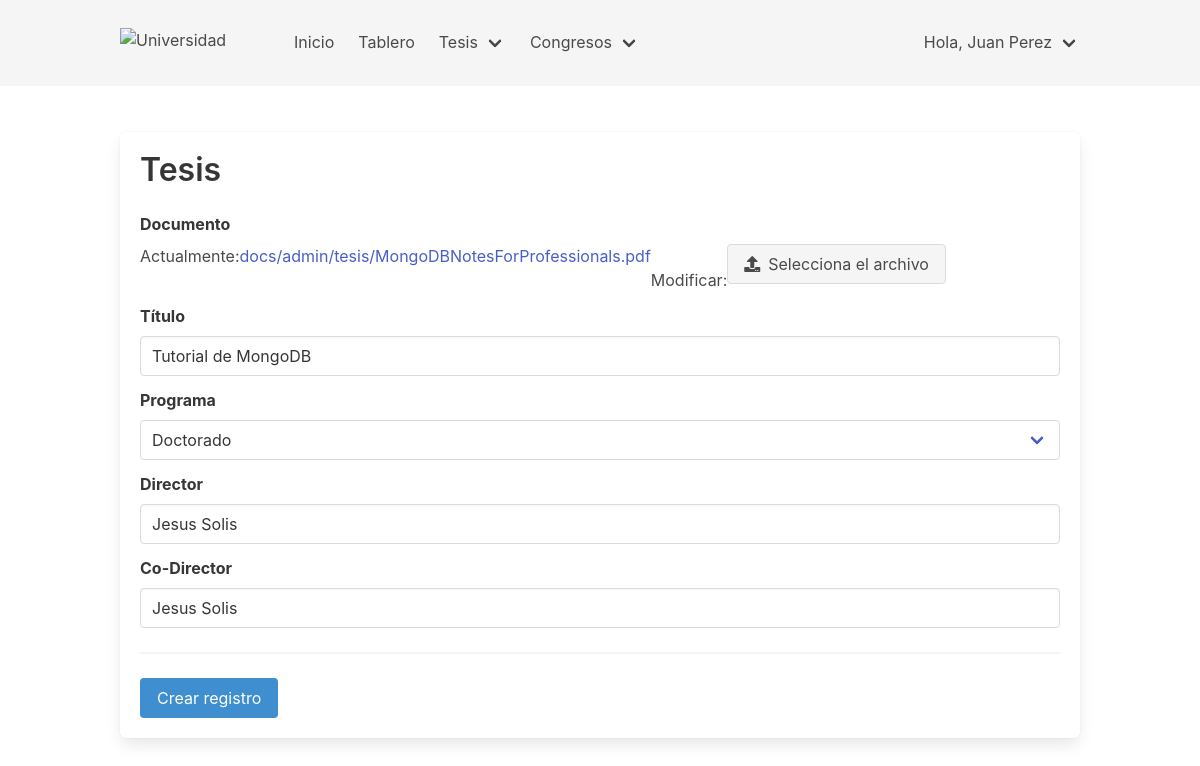
The app's page /tesis/3/update (signed in) with its own data.
### americana/models.py (models this page shows, shortened)
class Tesis(models.Model):
    PROGRAMAS = (
        ('Maestria', 'Maestria',),
        ('Doctorado', 'Doctorado',),
    )
    file = models.FileField(
        upload_to=user_directory_path, verbose_name='Documento')
    title = models.CharField(max_length=100, verbose_name='Titulo')
    autor = models.ForeignKey(User, verbose_name='Autor', related_name='tesis', on_delete=models.CASCADE)
    program = models.CharField(max_length=100, choices=PROGRAMAS, verbose_name='Programa')
    director = models.CharField(max_length=100, verbose_name='Director')
    co_director = models.CharField(max_length=100, verbose_name='Co-director')
    publish_date = models.DateField(auto_now_add=True, verbose_name='Fecha')
    publish = models.BooleanField(default=False, verbose_name='Publicado')
    class Meta:
        verbose_name = 'Tesis'
        verbose_name_plural = 'Tesis'
        ordering = ('id',)

### americana/views.py (the view)
# urls.py: path('tesis/<int:pk>/update', views.TesisUpdateView.as_view(), name='tesis-update'),
class TesisUpdateView(LoginRequiredMixin, SuccessMessageMixin, UpdateView):
    model = Tesis
    template_name = "americana/tesis/form.html"
    fields = (
        'file', 'title', 'program', 'director', 'co_director'
    )
    success_url = reverse_lazy('repo-ame:tablero')
    success_message = "%(title)s se ha actualizado correctamente."

### templates/americana/tesis/form.html (shortened to what this page needs)
{% extends "americana/base.html" %}
{% load widget_tweaks %}
{% block body %}
<section class="section">
<div class="container">
<form class="box" enctype="multipart/form-data" method="post">
    <p class="title is-spaced">Tesis</>
    <br>
    <div class="field">
        <label class="label">Documento</label>
        <div class="control">
            <div class="file">
                <label class="file-label">
                    {% render_field form.file class='file-input' %}
                    <span class="file-cta">
                    <span class="file-icon">
                        <i class="fas fa-upload"></i>
                    </span>
                    <span class="file-label">
                        Selecciona el archivo
                    </span>
                    </span>
                </label>
                </div>
        </div>
    </div>
    <div class="field">
        <label class="label">Título</label>
        <div class="control">
            {% render_field form.title class='input' %}
        </div>
    </div>
    <div class="field">
        <label class="label">Programa</label>
        <div class="control">
            <div class="select is-fullwidth">
                {% render_field form.program class='input' %}
            </div>
        </div>
    </div>
    <div class="field">
        <label class="label">Director</label>
        <div class="control">
            {% render_field form.director class='input' %}
        </div>
    </div>
    <div class="field">
        <label class="label">Co-Director</label>
        <div class="control">
            {% render_field form.co_director class='input' %}
        </div>
    </div>
    <hr>
    <div class="field">
        <div class="control">
            <button class="button is-info" type="submit">Crear registro</button>
        </div>
    </div>
</form>
</div>
</section>
{% endblock body %}

### templates/layout/navbar.html (shortened to what this page needs)
{% if index_page %}
<nav class="navbar is-spaced" role="navigation" aria-label="main navigation">
{% else %}
<nav class="navbar is-light is-spaced has-shadow" role="navigation" aria-label="main navigation">
{% endif %}
<div class="container">
    <div class="navbar-brand">
      <a class="navbar-item" href="{% url 'repo-ame:home' %}">
        <img src="https://uaa.edu.mx/wp-content/uploads/2021/03/LOGO-UAA-2.png" width="150" height="30" alt="Universidad Americana de Acapulco">
      </a>
    </div>
    <div id="navbar-ame" class="navbar-menu">
      {% if user.is_authenticated  %}
        <div class="navbar-start">
            <a class="navbar-item" href="{% url 'repo-ame:home' %}">Inicio</a>
            <a class="navbar-item" href="{% url 'repo-ame:tablero' %}">Tablero</a>
            <div class="navbar-item has-dropdown is-hoverable">
            <a class="navbar-link">Tesis</a>
            </div>
            <div class="navbar-item has-dropdown is-hoverable">
              <a class="navbar-link">Congresos</a>
            </div>
        </div>
        {% endif %}
        <div class="navbar-end">
          {% if user.is_authenticated  %}
          <div class="navbar-item has-dropdown is-hoverable">
            <a class="navbar-link">Hola, {{user.get_full_name|capfirst}}</a>
            </div>
          {% endif %}
        </div>
    </div>
</div>
</nav>

### records on screen
Tesis: file "Actualmente: docs/admin/tesis/MongoDBNotesForProfessionals.pdf Modificar:", title "Tutorial de MongoDB", program "Doctorado", director "Jesus Solis", co_director "Jesus Solis"

### other values on screen
{{ user.get_full_name|capfirst }} "Juan Perez"
